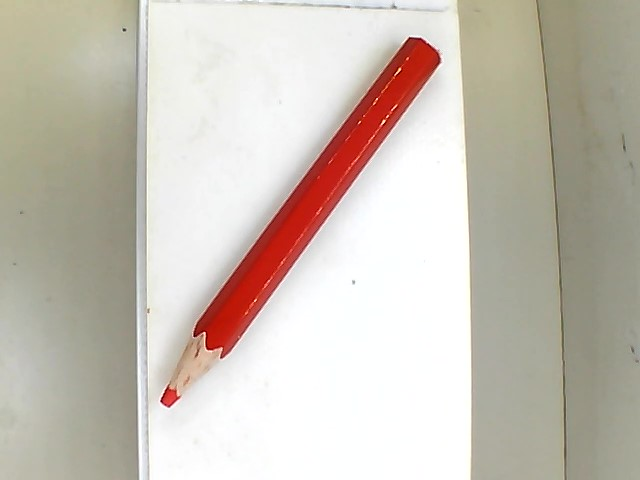
#> input picture project/picture/red.jpg, 640 x 480 px, found by its file name
$ python red.py
#> lines starting #> are read from the running program, lines starting #| are printed output that depends on the picture; after the words box and inside, x2 and y2 are one past the last pixel; in counts of white or black regions, pixels touching at a corner belong together
import numpy as np
import cv2

img = cv2.imread('C:/Users/Admin/Desktop/Project/picture/red.jpg')
#> img is the input picture: shape (480, 640, 3); mean B, G, R 182.7, 193.2, 201.4

hsv = cv2.cvtColor(img,cv2.COLOR_BGR2HSV)
#> hsv: shape (480, 640, 3); mean H, S, V 32, 28.5, 201.9

lower_red = np.array([0,160,130])
upper_red = np.array([5,255,255])

mask1 = cv2.inRange(hsv, lower_red, upper_red)
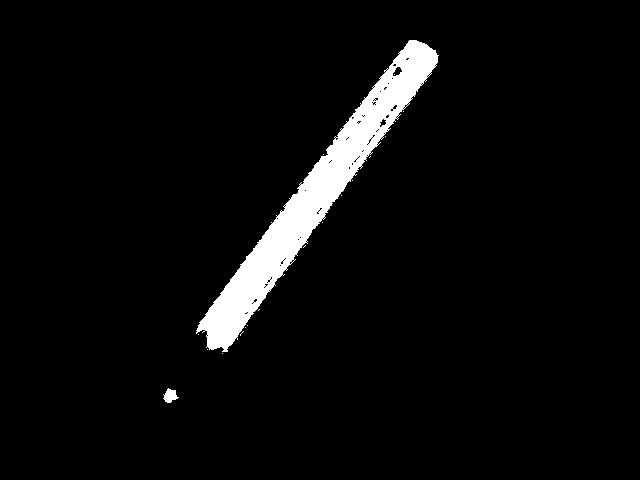
#> mask1: shape (480, 640); 4.5% white; 18 white regions (16 under 20 px), largest, box (x1, y1, x2, y2) and area: (196, 40, 439, 352) 13600, (163, 388, 179, 403) 143
res2 = cv2.bitwise_and(img,img, mask= mask1)
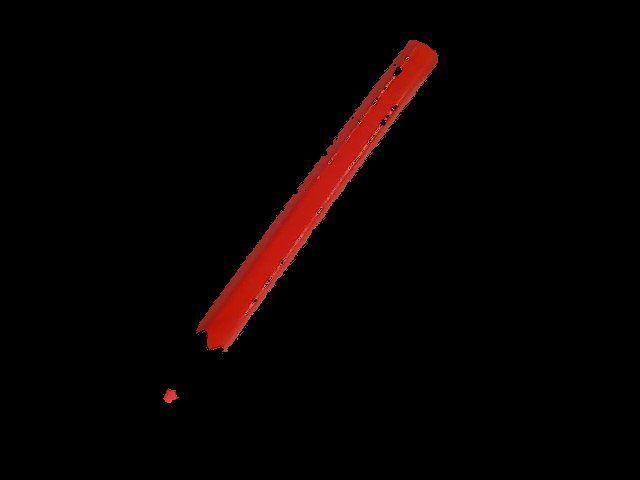
#> res2: shape (480, 640, 3); mean B, G, R 1.2, 1.7, 8.1

kernel = np.ones((5,5),np.uint8)

closing = cv2.morphologyEx(res2,cv2.MORPH_CLOSE,kernel)
dilation = cv2.dilate(closing,kernel,iterations = 1)
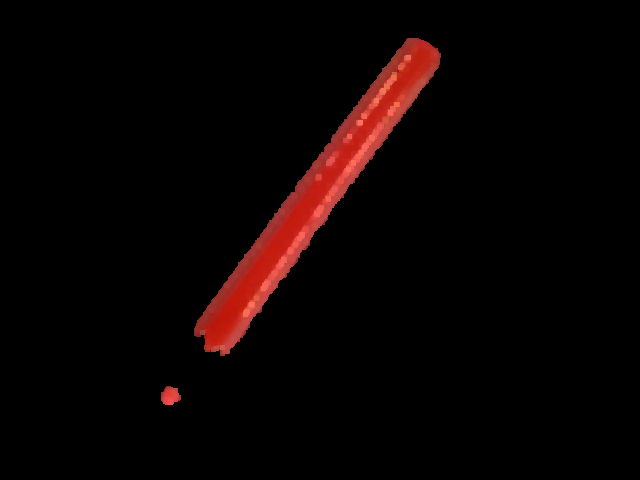
#> dilation: shape (480, 640, 3); mean B, G, R 2.4, 2.9, 10.4

cv2.imshow('dilation',dilation)
cv2.imshow('closing',closing)
cv2.imshow('img',img)
cv2.imshow('mask',mask1)
cv2.imshow('res',res2)

#อันนี้ถ้าไม่ใช้เทคนิคช่วยอาจจะโอเคละ
